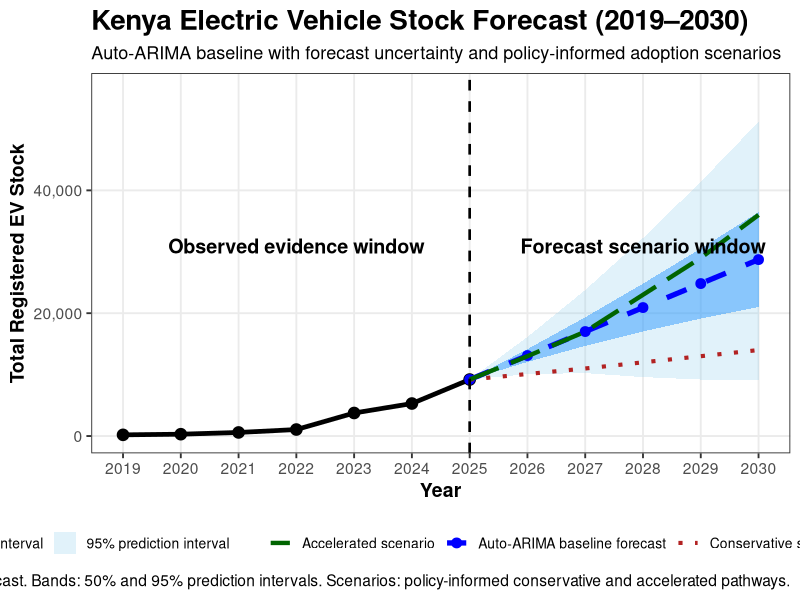
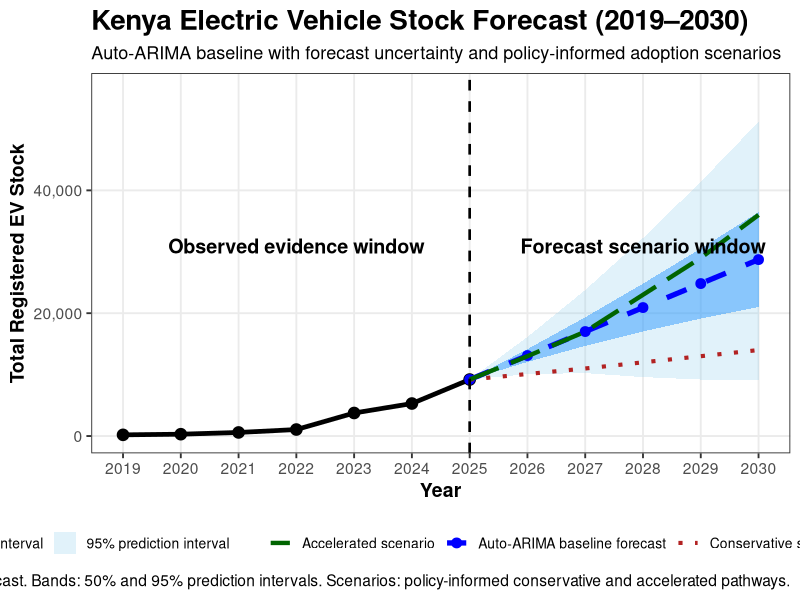

Reproduce these figures in R, in order.
############################################################
# KENYA EV STOCK FORECAST
# Auto-ARIMA Baseline + Prediction Intervals
# Policy-informed Conservative and Accelerated Scenarios
# Ribbon extension included so intervals visually reach 2030
############################################################

library(forecast)
library(ggplot2)
library(dplyr)
library(scales)

############################################################
# 1. OBSERVED DATA
############################################################

year <- 2019:2025

ev_stock <- c(
  194,
  300,
  584,
  1059,
  3753,
  5294,
  9200
)

obs_df <- data.frame(
  Year = year,
  EV_Stock = ev_stock,
  Type = "Observed EV stock"
)

last_obs <- tail(ev_stock, 1)

############################################################
# 2. AUTO-ARIMA BASELINE FORECAST
############################################################

ev_ts <- ts(
  ev_stock,
  start = 2019,
  frequency = 1
)

fit <- auto.arima(
  ev_ts,
  seasonal = FALSE,
  stepwise = FALSE,
  approximation = FALSE
)

summary(fit)

fc <- forecast(
  fit,
  h = 5,
  level = c(50, 95)
)

future_years <- 2026:2030

############################################################
# 3. EXTRACT FORECAST INTERVALS
############################################################

Q25 <- as.numeric(fc$lower[, 1])
Q75 <- as.numeric(fc$upper[, 1])

Q05 <- as.numeric(fc$lower[, 2])
Q95 <- as.numeric(fc$upper[, 2])

Q50 <- as.numeric(fc$mean)

Q05 <- pmax(Q05, last_obs)
Q25 <- pmax(Q25, last_obs)
Q50 <- pmax(Q50, last_obs)
Q75 <- pmax(Q75, last_obs)
Q95 <- pmax(Q95, last_obs)

############################################################
# 4. POLICY-INFORMED SCENARIOS
############################################################

conservative <- c(
  10100,
  11000,
  12000,
  13000,
  14000
)

accelerated <- c(
  13000,
  17000,
  23000,
  29000,
  36000
)

############################################################
# 5. FORECAST DATAFRAME, ANCHORED AT 2025
############################################################

forecast_df <- data.frame(
  Year = c(2025, future_years),
  Q05 = c(last_obs, Q05),
  Q25 = c(last_obs, Q25),
  Q50 = c(last_obs, Q50),
  Q75 = c(last_obs, Q75),
  Q95 = c(last_obs, Q95),
  Conservative = c(last_obs, conservative),
  Accelerated = c(last_obs, accelerated)
)

# Extend ribbons and forecast lines slightly beyond 2030
forecast_df_plot <- rbind(
  forecast_df,
  forecast_df[nrow(forecast_df), ]
)

forecast_df_plot$Year[nrow(forecast_df_plot)] <- 2030.15

############################################################
# 6. PLOT
############################################################

p <- ggplot() +

  geom_ribbon(
    data = forecast_df_plot,
    aes(
      x = Year,
      ymin = Q05,
      ymax = Q95,
      fill = "95% prediction interval"
    ),
    alpha = 0.25
  ) +

  geom_ribbon(
    data = forecast_df_plot,
    aes(
      x = Year,
      ymin = Q25,
      ymax = Q75,
      fill = "50% prediction interval"
    ),
    alpha = 0.45
  ) +

  geom_line(
    data = obs_df,
    aes(
      x = Year,
      y = EV_Stock,
      colour = Type
    ),
    linewidth = 1.6
  ) +

  geom_point(
    data = obs_df,
    aes(
      x = Year,
      y = EV_Stock,
      colour = Type
    ),
    size = 3.6
  ) +

  geom_line(
    data = forecast_df_plot,
    aes(
      x = Year,
      y = Q50,
      colour = "Auto-ARIMA baseline forecast"
    ),
    linewidth = 1.8,
    linetype = "dashed"
  ) +

  geom_point(
    data = forecast_df,
    aes(
      x = Year,
      y = Q50,
      colour = "Auto-ARIMA baseline forecast"
    ),
    size = 3
  ) +

  geom_line(
    data = forecast_df_plot,
    aes(
      x = Year,
      y = Conservative,
      colour = "Conservative scenario"
    ),
    linewidth = 1.4,
    linetype = "dotted"
  ) +

  geom_line(
    data = forecast_df_plot,
    aes(
      x = Year,
      y = Accelerated,
      colour = "Accelerated scenario"
    ),
    linewidth = 1.5,
    linetype = "longdash"
  ) +

  geom_vline(
    xintercept = 2025,
    linetype = "dashed",
    linewidth = 0.9
  ) +

  annotate(
    "text",
    x = 2022,
    y = max(forecast_df_plot$Accelerated) * 0.86,
    label = "Observed evidence window",
    fontface = "bold",
    size = 5
  ) +

  annotate(
    "text",
    x = 2028,
    y = max(forecast_df_plot$Accelerated) * 0.86,
    label = "Forecast scenario window",
    fontface = "bold",
    size = 5
  ) +

  scale_fill_manual(
    values = c(
      "95% prediction interval" = "skyblue",
      "50% prediction interval" = "dodgerblue"
    )
  ) +

  scale_colour_manual(
    values = c(
      "Observed EV stock" = "black",
      "Auto-ARIMA baseline forecast" = "blue",
      "Conservative scenario" = "firebrick",
      "Accelerated scenario" = "darkgreen"
    )
  ) +

  scale_x_continuous(
    breaks = 2019:2030,
    limits = c(2019, 2030)
  ) +

  scale_y_continuous(labels = comma) +
  coord_cartesian(
    ylim = c(0, max(forecast_df_plot$Q95, forecast_df_plot$Accelerated) * 1.10)
  ) +

  labs(
    title = "Kenya Electric Vehicle Stock Forecast (2019–2030)",
    subtitle = "Auto-ARIMA baseline with forecast uncertainty and policy-informed adoption scenarios",
    x = "Year",
    y = "Total Registered EV Stock",
    colour = NULL,
    fill = NULL,
    caption =
      "Baseline: Auto-ARIMA median forecast. Bands: 50% and 95% prediction intervals. Scenarios: policy-informed conservative and accelerated pathways."
  ) +

  theme_bw(base_size = 14) +

  theme(
    plot.title = element_text(face = "bold", size = 20),
    plot.subtitle = element_text(size = 13),
    axis.title = element_text(face = "bold"),
    legend.position = "bottom",
    legend.text = element_text(size = 10),
    panel.grid.minor = element_blank()
  )

print(p)

############################################################
# 7. FORECAST TABLE
############################################################

forecast_table <- forecast_df %>%
  filter(Year >= 2026) %>%
  mutate(across(where(is.numeric), round))

print(forecast_table)

write.csv(
  forecast_table,
  "Kenya_EV_Final_Forecast_Table.csv",
  row.names = FALSE
)

ggsave(
  "Kenya_EV_Final_Forecast.png",
  p,
  width = 12,
  height = 7,
  dpi = 300
)
